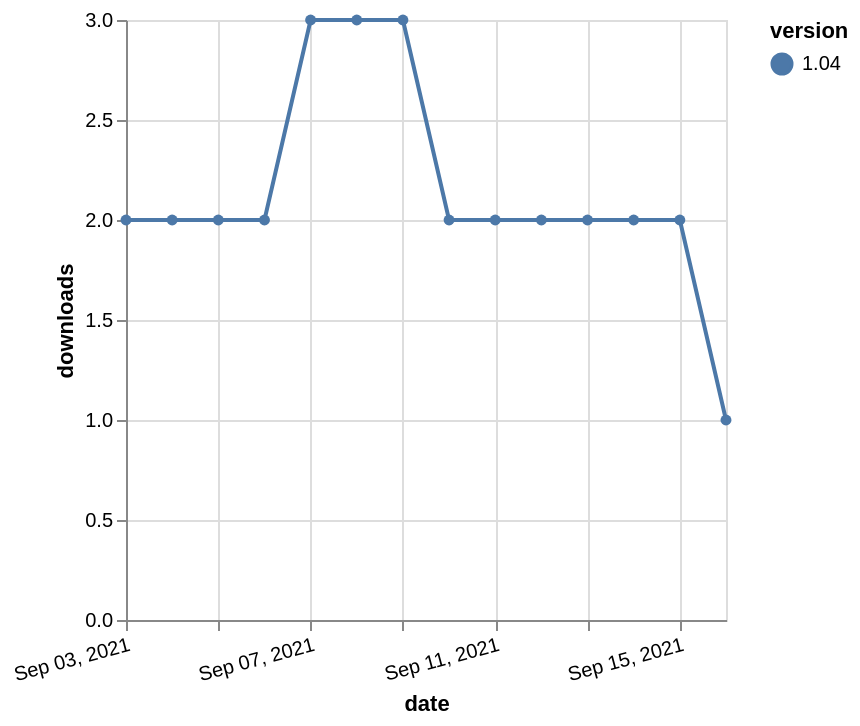

Write a Vega-Lite specification for this figure.
### Vega-Lite specification from a JSON file in a GitHub repository (floating-point values rounded to 4 significant figures)
{"$schema": "https://vega.github.io/schema/vega-lite/v5.json", "description": "A simple bar chart with embedded data.", "data": {"values": [{"date": "2021-09-03", "total": 1842, "delta": 2, "version": "1.04"}, {"date": "2021-09-04", "total": 1844, "delta": 2, "version": "1.04"}, {"date": "2021-09-05", "total": 1846, "delta": 2, "version": "1.04"}, {"date": "2021-09-06", "total": 1848, "delta": 2, "version": "1.04"}, {"date": "2021-09-07", "total": 1851, "delta": 3, "version": "1.04"}, {"date": "2021-09-08", "total": 1854, "delta": 3, "version": "1.04"}, {"date": "2021-09-09", "total": 1857, "delta": 3, "version": "1.04"}, {"date": "2021-09-10", "total": 1859, "delta": 2, "version": "1.04"}, {"date": "2021-09-11", "total": 1861, "delta": 2, "version": "1.04"}, {"date": "2021-09-12", "total": 1863, "delta": 2, "version": "1.04"}, {"date": "2021-09-13", "total": 1865, "delta": 2, "version": "1.04"}, {"date": "2021-09-14", "total": 1867, "delta": 2, "version": "1.04"}, {"date": "2021-09-15", "total": 1869, "delta": 2, "version": "1.04"}, {"date": "2021-09-16", "total": 1870, "delta": 1, "version": "1.04"}]}, "width": "container", "mark": {"type": "line", "point": {"filled": true}}, "encoding": {"x": {"field": "date", "type": "temporal", "timeUnit": "yearmonthdate", "title": "date", "axis": {"labelAngle": -15}}, "y": {"field": "delta", "type": "quantitative", "title": "downloads"}, "color": {"field": "version", "type": "nominal"}, "tooltip": {"field": "delta"}}}
